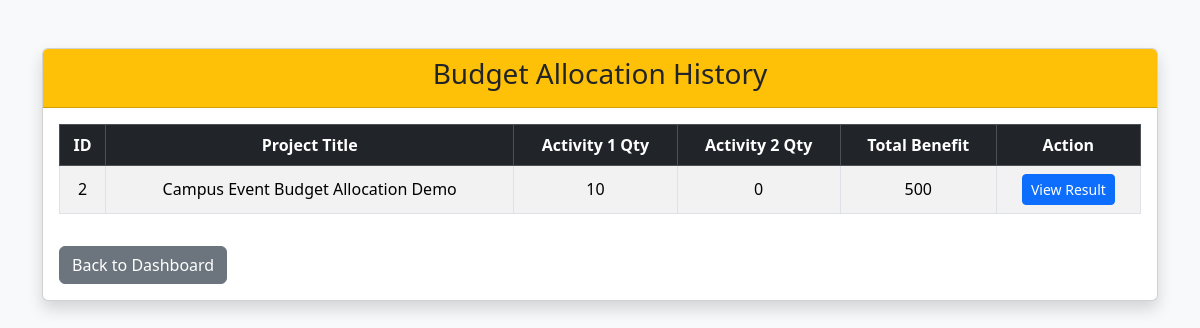
Screenshot of /history.php (signed in) with the database file from the repository.
### tables this page shows
CREATE TABLE `lp_problems` (
  `id` int(11) NOT NULL,
  `user_id` int(11) NOT NULL,
  `project_title` varchar(255) NOT NULL,
  `objective_type` enum('Maximize','Minimize') NOT NULL,
  `profit_x` double NOT NULL,
  `profit_y` double NOT NULL,
  `c1_x` double NOT NULL,
  `c1_y` double NOT NULL,
  `c1_rhs` double NOT NULL,
  `c2_x` double NOT NULL,
  `c2_y` double NOT NULL,
  `c2_rhs` double NOT NULL,
  `c3_x` double NOT NULL,
  `c3_y` double NOT NULL,
  `c3_rhs` double NOT NULL,
  `optimal_x` double DEFAULT NULL,
  `optimal_y` double DEFAULT NULL,
  `objective_value` double DEFAULT NULL,
  `created_at` timestamp NOT NULL DEFAULT current_timestamp()
);

### history.php (the view, shortened to what this page needs)
<?php
include("db.php");
$user_id = $_SESSION["user_id"];
$sql = "SELECT * FROM lp_problems
        WHERE user_id = '$user_id'
        ORDER BY created_at DESC";
$result = mysqli_query($conn, $sql);
?>
<!DOCTYPE html>
<html>
<head>
    <link href="https://cdn.jsdelivr.net/npm/bootstrap@5.3.3/dist/css/bootstrap.min.css" rel="stylesheet">
</head>
<body class="bg-light">
<div class="container mt-5 mb-5">
    <div class="card shadow">
        <div class="card-header bg-warning text-dark text-center">
            <h3>Budget Allocation History</h3>
        </div>
        <div class="card-body">
            <?php if (mysqli_num_rows($result) == 0) { ?>
                <div class="alert alert-info">
                    No budget allocation records found.
                </div>
            <?php } else { ?>
                <table class="table table-bordered table-striped text-center align-middle">
                    <thead class="table-dark">
                        <tr>
                            <th>ID</th>
                            <th>Project Title</th>
                            <th>Activity 1 Qty</th>
                            <th>Activity 2 Qty</th>
                            <th>Total Benefit</th>
                            <th>Action</th>
                        </tr>
                    </thead>
                    <tbody>
                    <?php while ($row = mysqli_fetch_assoc($result)) { ?>
                        <tr>
                            <td><?php echo $row["id"]; ?></td>
                            <td><?php echo htmlspecialchars($row["project_title"]); ?></td>
                            <td><?php echo htmlspecialchars($row["optimal_x"]); ?></td>
                            <td><?php echo htmlspecialchars($row["optimal_y"]); ?></td>
                            <td><?php echo htmlspecialchars($row["objective_value"]); ?></td>
                            <td>
                                <a href="result.php?id=<?php echo $row["id"]; ?>"
                                   class="btn btn-sm btn-primary">
                                   View Result
                                </a>
                            </td>
                        </tr>
                    <?php } ?>
                    </tbody>
                </table>
            <?php } ?>
            <a href="dashboard.php" class="btn btn-secondary mt-3">
                Back to Dashboard
            </a>
        </div>
    </div>
</div>
</body>
</html>

### rows the page displays
lp_problems: id "2", project_title "Campus Event Budget Allocation Demo", optimal_x "10", optimal_y "0", objective_value "500"
